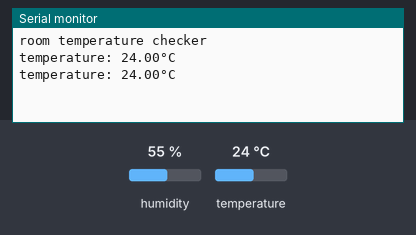
Recording of a sketch running on a simulated Arduino Uno, built with avr-gcc and run on an emulated ATmega328P. On the bench: the last lines printed to the serial monitor. The test bench sets the inputs (shaded band); at power-on: temperature 24 °C, humidity 55 %.

Above: at 2.8 s.
2.9 s: temperature set to 12 °C
At 5.1 s:
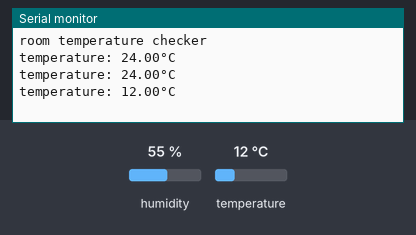
5.6 s: temperature set to 19 °C
At 7.5 s:
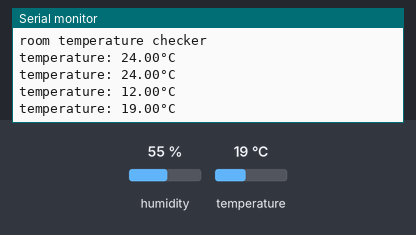
Timing chart, 0 to 9.0 s (numbered marks = the images above; inputs shaded):
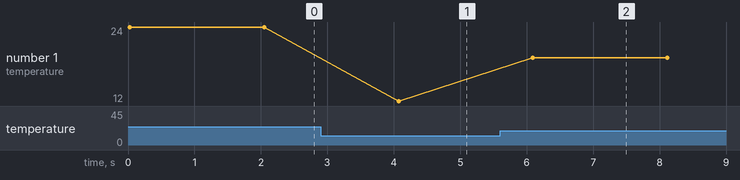

The sketch:

checkroomtemperature.ino
```cpp
#include "DHT.h"

#define DHTPIN 2
#define DHTTYPE DHT11

DHT dht(DHTPIN, DHTTYPE);

void setup() {
  Serial.begin(9600);
  Serial.println("room temperature checker");

  dht.begin();
}

void loop() {
  float temperature = dht.readTemperature();

  if (isnan(temperature)) {
    Serial.println("failed to read from dht sensor");
    return;
  }

  Serial.print("temperature: ");
  Serial.print(temperature);
  Serial.println("°C");

  delay(2000);
}
```

Measured:
- after the input at 2.9 s, the serial monitor: prints a new line after 1.2 s (image 1)
- after the input at 5.6 s, the serial monitor: prints a new line after 0.50 s (image 2)
- plotted number 1: 24 → 12 after the input at 2.9 s, 12 → 19 after the input at 5.6 s
